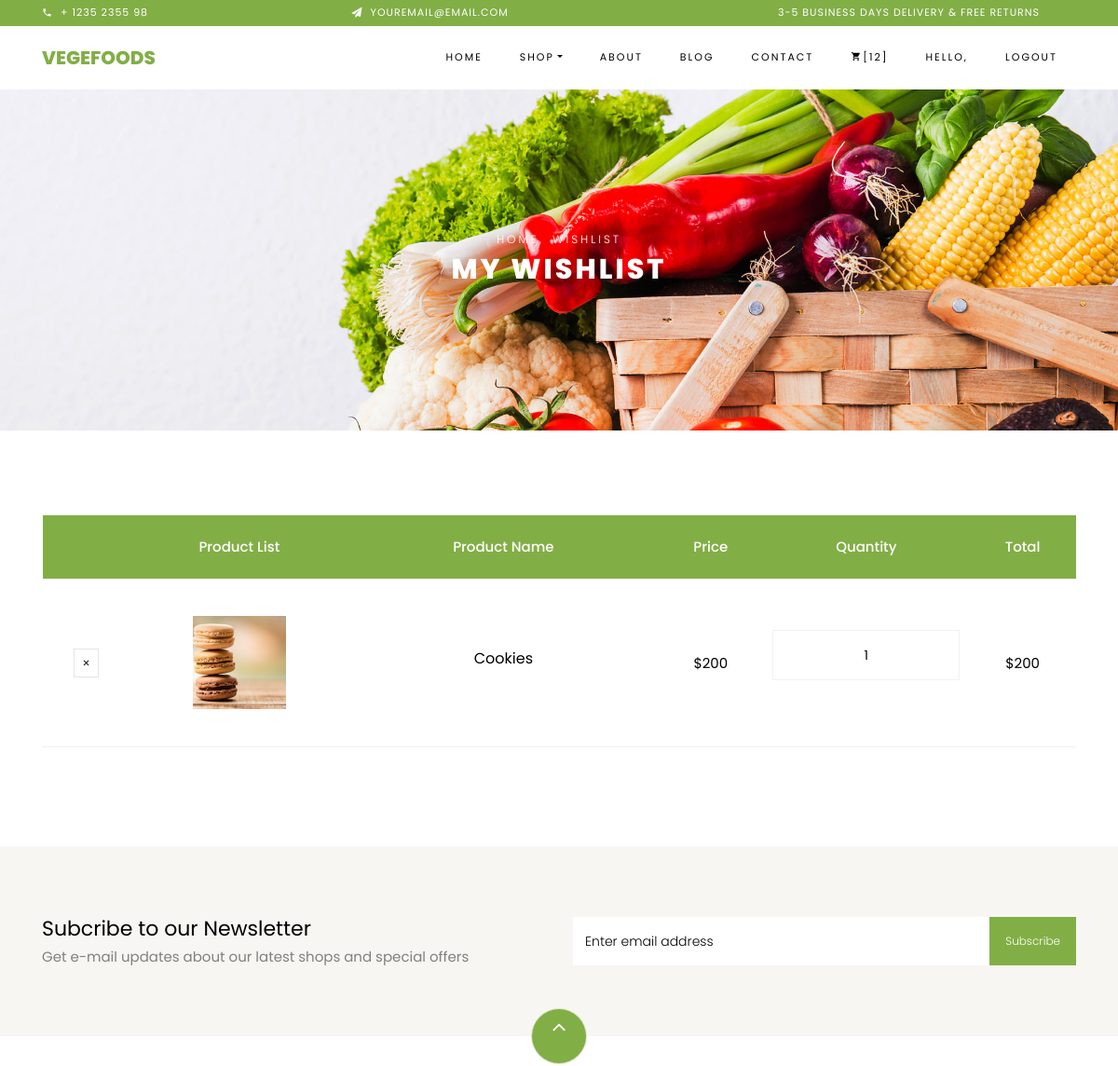
Page /cart/view_wishlist/ (signed in, upper part) on the earlier database version.
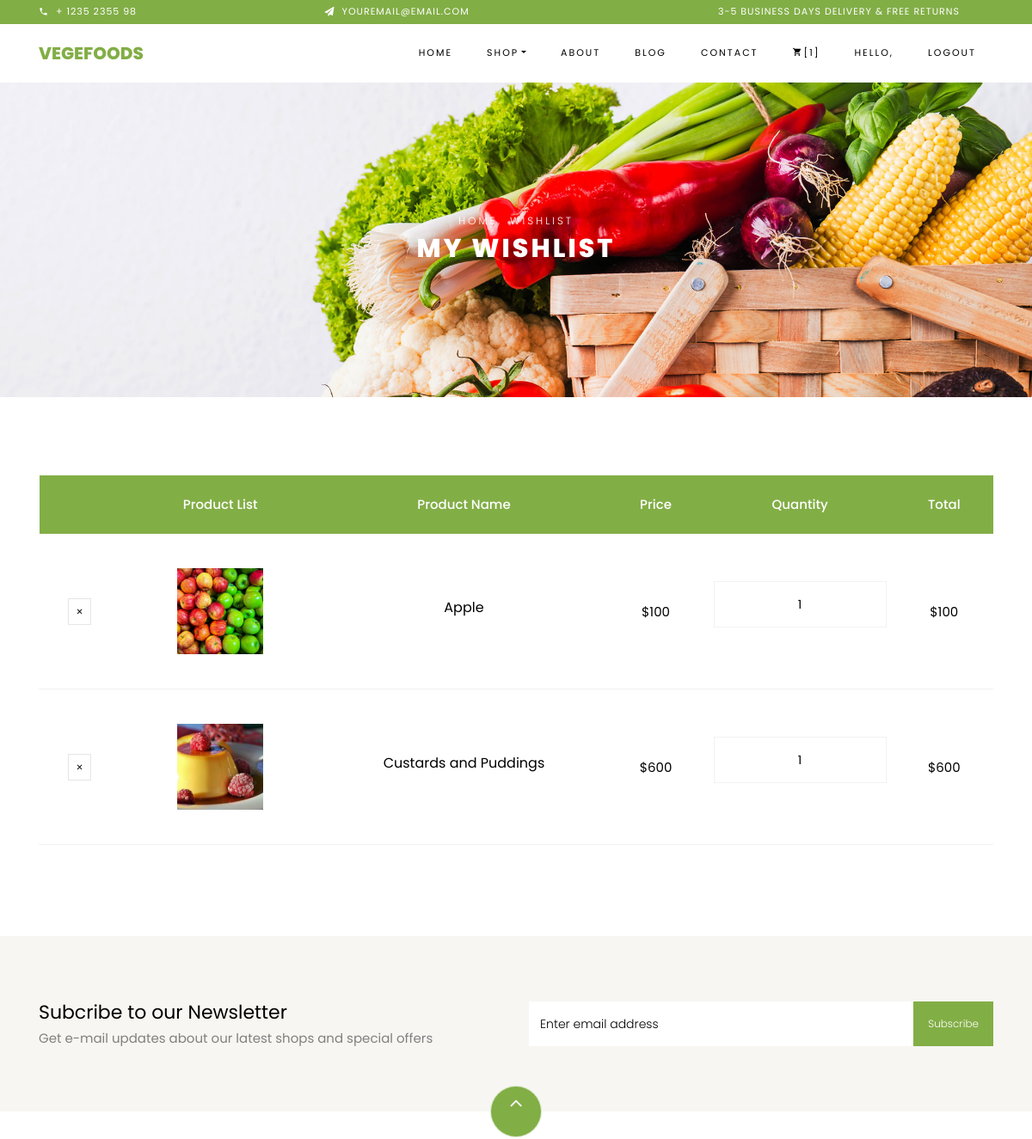
Same page on the later database version.
### cart/models.py (models this page shows)
class WishlistItem(models.Model):
    user = models.ForeignKey(User, on_delete=models.CASCADE)
    product = models.ForeignKey(Product, on_delete=models.CASCADE)  # Assuming you have a Product model
    added_at = models.DateTimeField(auto_now_add=True)
    def __str__(self):
        return f'Wishlist for {self.user.username} - Product: {self.product}'
    class Meta:
        ordering = ["user"]

### product/models.py (models this page shows, shortened)
class Product(models.Model):
    name = models.CharField(max_length=500, null=True, blank=True, verbose_name="name")
    description = models.TextField(null=True, blank=True, verbose_name="description")
    product_image = models.ImageField(upload_to='product_images', null=True, blank=True, verbose_name="product_image")
    out_of_stock = models.BooleanField(default=False, null=True, blank=True, verbose_name="out_of_stock")
    price = models.IntegerField(null=True, blank=True, verbose_name="price")
    discount_percentage = models.DecimalField(max_digits=5, decimal_places=2, null=True, blank=True, verbose_name="discount_percentage")
    product_category = models.ForeignKey(ProductCategory, on_delete=models.SET_NULL, null=True, blank=True,
                                         verbose_name="product_category")
    product_order = models.IntegerField(default=0, null=True, blank=True, verbose_name="product_order")
    add_to_home = models.BooleanField(default=False, null=True, blank=True, verbose_name="add_to_home")
    addtime = models.DateTimeField(auto_now_add=True, null=True, blank=True, verbose_name="addtime")
    active = models.BooleanField(default=True, null=True, blank=True, verbose_name="active")
    def __str__(self):
        return self.name
    class Meta:
        ordering = ["name"]

### cart/views.py (the view)
# urls.py: path('view_wishlist/', WishlistView.as_view(), name='view_wishlist'),
class WishlistView(View):
    def get(self, request):
        if request.user.is_authenticated:
            user_wishlist_items = WishlistItem.objects.filter(user=request.user)
            print("user_wishlist_items", user_wishlist_items)
            user_cart_items = Cart.objects.filter(user=request.user)
            cart_items_count = user_cart_items.count()  # Count the number of cart items
            return render(request, 'wishlist.html', {'user_wishlist_items_k': user_wishlist_items,
                                                     'cart_items_count_k': cart_items_count})
        else:
            return redirect('accounts:login')  # Redirect to the login page

### templates/wishlist.html (shortened to what the changed rows need)
<!DOCTYPE html>
{% load static %}
<html lang="en">
<head>
    <link rel="stylesheet" href="{% static 'css/open-iconic-bootstrap.min.css' %}">
    <link rel="stylesheet" href="{% static 'css/animate.css' %}">
    <link rel="stylesheet" href="{% static 'css/owl.carousel.min.css' %}">
    <link rel="stylesheet" href="{% static 'css/owl.theme.default.min.css' %}">
    <link rel="stylesheet" href="{% static 'css/magnific-popup.css' %}">
    <link rel="stylesheet" href="{% static 'css/aos.css' %}">
    <link rel="stylesheet" href="{% static 'css/ionicons.min.css' %}">
    <link rel="stylesheet" href="{% static 'css/bootstrap-datepicker.css' %}">
    <link rel="stylesheet" href="{% static 'css/jquery.timepicker.css' %}">
    <link rel="stylesheet" href="{% static 'css/flaticon.css' %}">
    <link rel="stylesheet" href="{% static 'css/icomoon.css' %}">
    <link rel="stylesheet" href="{% static 'css/style.css' %}">
    <link rel="stylesheet" href="https://cdnjs.cloudflare.com/ajax/libs/toastr.js/latest/toastr.min.css">
</head>
<body class="goto-here">
<nav class="navbar navbar-expand-lg navbar-dark ftco_navbar bg-dark ftco-navbar-light" id="ftco-navbar">
    <div class="container">
        <div class="collapse navbar-collapse" id="ftco-nav">
            <ul class="navbar-nav ml-auto">
                <li class="nav-item cta cta-colored"><a href="{% url 'cart:view_cart' %}" class="nav-link"><span
                        class="icon-shopping_cart"></span>[{{cart_items_count_k}}]</a></li>
            </ul>
        </div>
    </div>
</nav>
<div class="hero-wrap hero-bread" style="background-image: url({% static 'images/bg_1.jpg' %});">
    <div class="container">
        <div class="row no-gutters slider-text align-items-center justify-content-center">
            <div class="col-md-9 ftco-animate text-center">
                <h1 class="mb-0 bread">My Wishlist</h1>
            </div>
        </div>
    </div>
</div>
<section class="ftco-section ftco-cart">
    <div class="container">
        <div class="row">
            <div class="col-md-12 ftco-animate">
                <div class="cart-list">
                    {% if user_wishlist_items_k %}
                    <table class="table">
                        <thead class="thead-primary">
                        <tr class="text-center">
                            <th>&nbsp;</th>
                            <th>Product List</th>
                            <th>Product Name</th>
                            <th>Price</th>
                            <th>Quantity</th>
                            <th>Total</th>
                        </tr>
                        </thead>
                        <tbody>
                        {% for wishlist_items in user_wishlist_items_k %}
                        <tr class="text-center">
                            <td class="product-remove"><a href="{% url 'cart:delete_wishlist_item' wishlist_items.id%}"><span
                                    class="ion-ios-close"></span></a></td>
                            <td class="image-prod">
                                <div class="img"
                                     style="background-image:url('{{wishlist_items.product.product_image.url}}');"></div>
                            </td>
                            <td class="product-name">
                                <h3>{{wishlist_items.product.name}}</h3>
                            </td>
                            <td class="price">${{wishlist_items.product.price}}</td>
                            <td class="quantity">
                                <div class="input-group mb-3">
                                    <input type="text" name="quantity_wishlist"
                                           class="quantity form-control input-number"
                                           value="1" min="1" max="100" disabled>
                                </div>
                            </td>
                            <td class="total">${{wishlist_items.product.price}}</td>
                        </tr>
                        {% endfor %}
                        </tbody>
                    </table>
                    {% else %}
                    <h3 style="text-align: center;">Your wishlist is empty</h3>
                    {% endif %}
                </div>
            </div>
        </div>
    </div>
</section>
<section class="ftco-section ftco-no-pt ftco-no-pb py-5 bg-light">
    <div class="container py-4">
        <div class="row d-flex justify-content-center py-5">
            <div class="col-md-6">
                <h2 style="font-size: 22px;" class="mb-0">Subcribe to our Newsletter</h2>
            </div>
        </div>
    </div>
</section>
</body>
</html>

Differences in the rows shown:
removed WishlistItem: product.product_image (picture), product.name "Cookies", product.price "200"
added WishlistItem: product.product_image (picture), product.name "Apple", product.price "100"
added WishlistItem: product.product_image (picture), product.name "Custards and Puddings", product.price "600"
Other differences:
{{ cart_items_count_k }}: "12" → "1"
